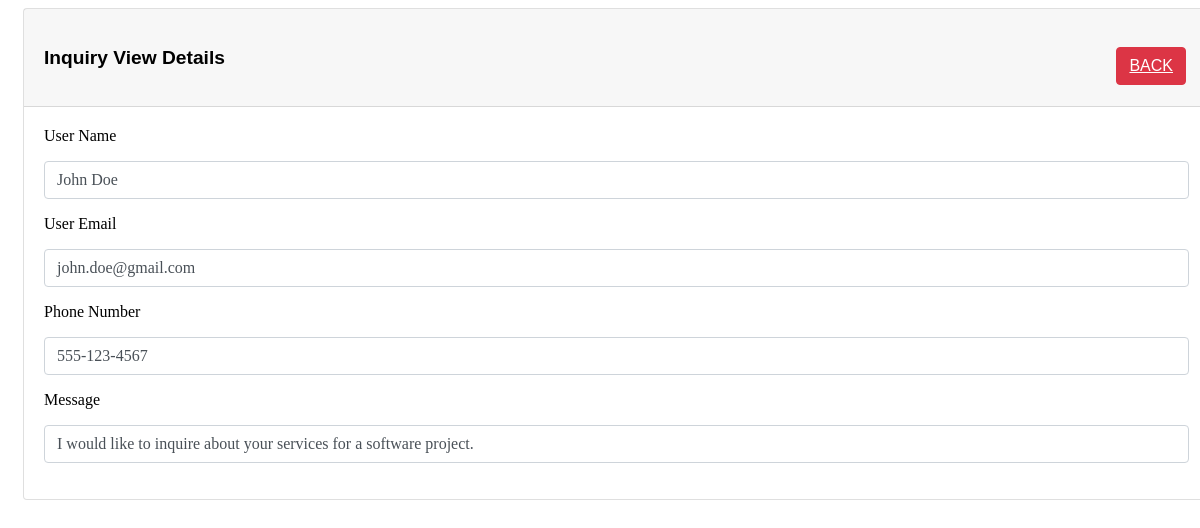
The page /inquiry_view.php?Inquiry_ID=4 on the database its author committed.
### tables this page shows
CREATE TABLE `inquiry` (
  `Inquiry_ID` int(11) NOT NULL,
  `User_Name` varchar(225) NOT NULL,
  `User_Email` varchar(225) DEFAULT NULL,
  `Phone_Number` varchar(20) DEFAULT NULL,
  `Message` text DEFAULT NULL
);

### inquiry_view.php (the view, shortened to what this page needs)
<?php
require 'inquiry_dbcon.php';
?>
<!doctype html>
<html lang="en">
  <head>
    <link href="CSS/inquiry_view.css" rel="stylesheet">
</head>
<body>
    <div class="container mt-5">
        <div class="row">
            <div class="col-md-12">
                <div class="card">
                    <div class="card-header">
                        <h4>Inquiry View Details
                            <a href="inquiry.php" class="btn btn-danger float-end">BACK</a>
                        </h4>
                    </div>
                    <div class="card-body">
                        <?php
                        if(isset($_GET['Inquiry_ID']))
                        {
                            $inquiry_Inquiry_ID = mysqli_real_escape_string($con, $_GET['Inquiry_ID']);
                            $query = "SELECT * FROM inquiry WHERE Inquiry_ID='$inquiry_Inquiry_ID' ";
                            $query_run = mysqli_query($con, $query);
                            if(mysqli_num_rows($query_run) > 0)
                            {
                                $inquiry = mysqli_fetch_array($query_run);
                                ?>
                                    <div class="mb-3">
                                        <label>User Name</label>
                                        <p class="form-control">
                                            <?=$inquiry['User_Name'];?>
                                        </p>
                                    </div>
                                    <div class="mb-3">
                                        <label>User Email</label>
                                        <p class="form-control">
                                            <?=$inquiry['User_Email'];?>
                                        </p>
                                    </div>
                                    <div class="mb-3">
                                        <label>Phone Number</label>
                                        <p class="form-control">
                                            <?=$inquiry['Phone_Number'];?>
                                        </p>
                                    </div>
                                    <div class="mb-3">
                                        <label>Message</label>
                                        <p class="form-control">
                                            <?=$inquiry['Message'];?>
                                        </p>
                                    </div>
                                <?php
                            }
                            else
                            {
                                echo "<h4>No Such Inquiry Id Found</h4>";
                            }
                        }
                        ?>
                    </div>
                </div>
            </div>
        </div>
    </div>
</body>
</html>

### CSS/inquiry_view.css (style rules this page uses)
.container { width: 100%; padding-right: 15px; padding-left: 15px; margin-right: auto; margin-left: auto; }
.card { position: relative; display: flex; flex-direction: column; min-width: 0; word-wrap: break-word; background-color: #fff; background-clip: border-box; border: 1px solid rgba(0, 0, 0, 0.125); border-radius: 0.25rem; }
.card-header { padding: 0.75rem 1.25rem; margin-bottom: 0; background-color: rgba(0, 0, 0, 0.03); border-bottom: 1px solid rgba(0, 0, 0, 0.125); font-family: Arial, Helvetica, sans-serif; font-size: larger; }
.card-body { flex: 1 1 auto; padding: 1.25rem; }
.btn { display: inline-block; font-weight: 400; color: #212529; text-align: center; vertical-align: middle; user-select: none; background-color: transparent; border: 1px solid transparent; padding: 0.375rem 0.75rem; font-size: 1rem; line-height: 1.5; border-radius: 0.25rem; transition: color 0.15s ease-in-out, background-color 0.15s ease-in-out, border-color 0.15s ease-in-out, box-shadow 0.15s ease-in-out; }
.btn-danger { color: #fff; background-color: #dc3545; border-color: #dc3545; }
.float-end { float: right !important; }
.mb-3 { margin-bottom: 1rem !important; }
.form-control { display: block; width: 98%; padding: 0.375rem 0.75rem; font-size: 1rem; font-weight: 400; line-height: 1.5; color: #495057; background-color: #fff; background-clip: padding-box; border: 1px solid #ced4da; border-radius: 0.25rem; transition: border-color 0.15s ease-in-out, box-shadow 0.15s ease-in-out; }

### rows shown on the page
inquiry: User_Name "John Doe", User_Email "john.doe@gmail.com", Phone_Number "555-123-4567", Message "I would like to inquire about your services for a software project."
